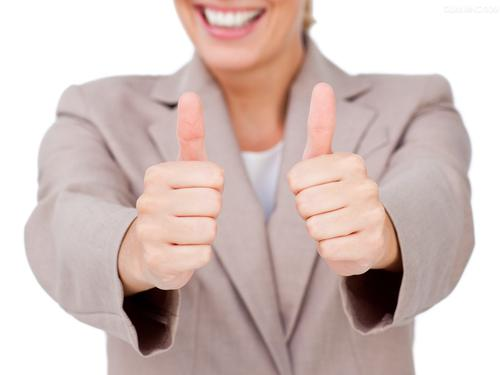
#> input picture opcv_yuchenbing/Develop/develop/thumb.jpg, 500 x 375 px
$ python convexityDefect.py   (older library calls are emulated)
#> lines starting #> are read from the running program, lines starting #| are printed output that depends on the picture; after the words box and inside, x2 and y2 are one past the last pixel; in counts of white or black regions, pixels touching at a corner belong together
# -*- coding: utf-8 -*-
"""

@author: Nice
"""
import cv2
import numpy as np
img_gray = cv2.imread('thumb.jpg')
#> img_gray is the input picture: shape (375, 500, 3); mean B, G, R 188.4, 192.7, 211.5
img_gray = cv2.cvtColor(img_gray,cv2.COLOR_BGR2GRAY)
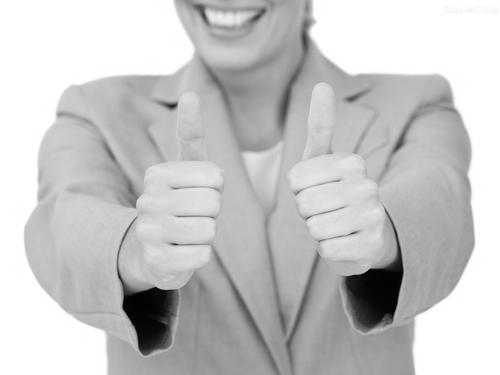
#> img_gray: shape (375, 500); min 0, max 255, mean 197.8
ret, thresh = cv2.threshold(img_gray, 127, 255,0)
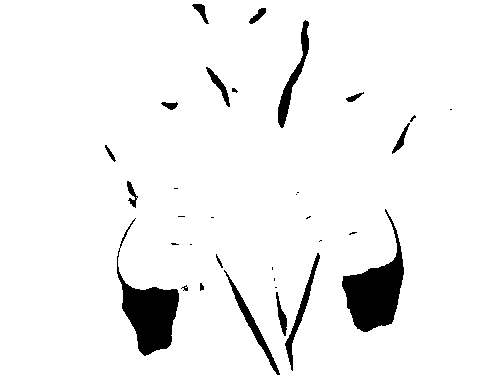
#> thresh: shape (375, 500); 94.9% white; 33 black regions (16 under 20 px)
image, contours, hierarchy = cv2.findContours(thresh,cv2.RETR_TREE,cv2.CHAIN_APPROX_SIMPLE)
#> contours = 38 contours, 16 with area under 20; largest, box (x1, y1, x2, y2) and area: (0, 0, 500, 375) 185867, (341, 208, 405, 333) 3382, (116, 247, 180, 357) 3051, (277, 19, 310, 129) 894, (284, 252, 321, 372) 726

cnt = contours[0]
#> cnt = contour of 172 points, box (x1, y1, x2, y2) (0, 0, 500, 375), area 185867
x,y,w,h = cv2.boundingRect(cnt)
#> x = 0; y = 0; w = 500; h = 375
img = cv2.rectangle(image,(x,y),(x+w,y+h),(0,255,0),2)
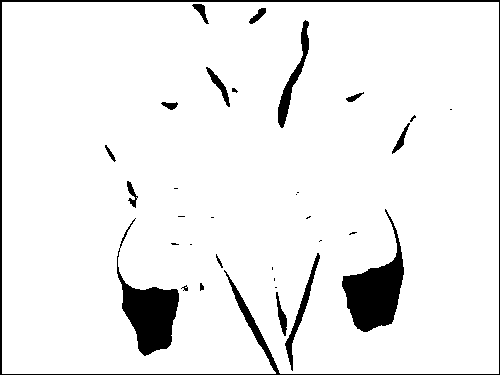
#> img: shape (375, 500); 93.5% white; 33 black regions (16 under 20 px), largest, box (x1, y1, x2, y2) and area: (0, 0, 500, 375) 3269, (342, 209, 404, 332) 3229, (117, 218, 179, 356) 2968

'''
hull = cv2.convexHull(cnt,returnPoints = False)
defects = cv2.convexityDefects(cnt,hull)
for i in range(defects.shape[0]):
    s,e,f,d = defects[i,0]
    start = tuple(cnt[s][0])
    end = tuple(cnt[e][0])
    far = tuple(cnt[f][0])
    cv2.line(img_gray,start,end,(255,255,0),2)
    cv2.circle(img_gray,far,5,(0,0,255),5)
'''

cv2.imshow('img',img)
cv2.waitKey(0)
cv2.destroyAllWindows()
